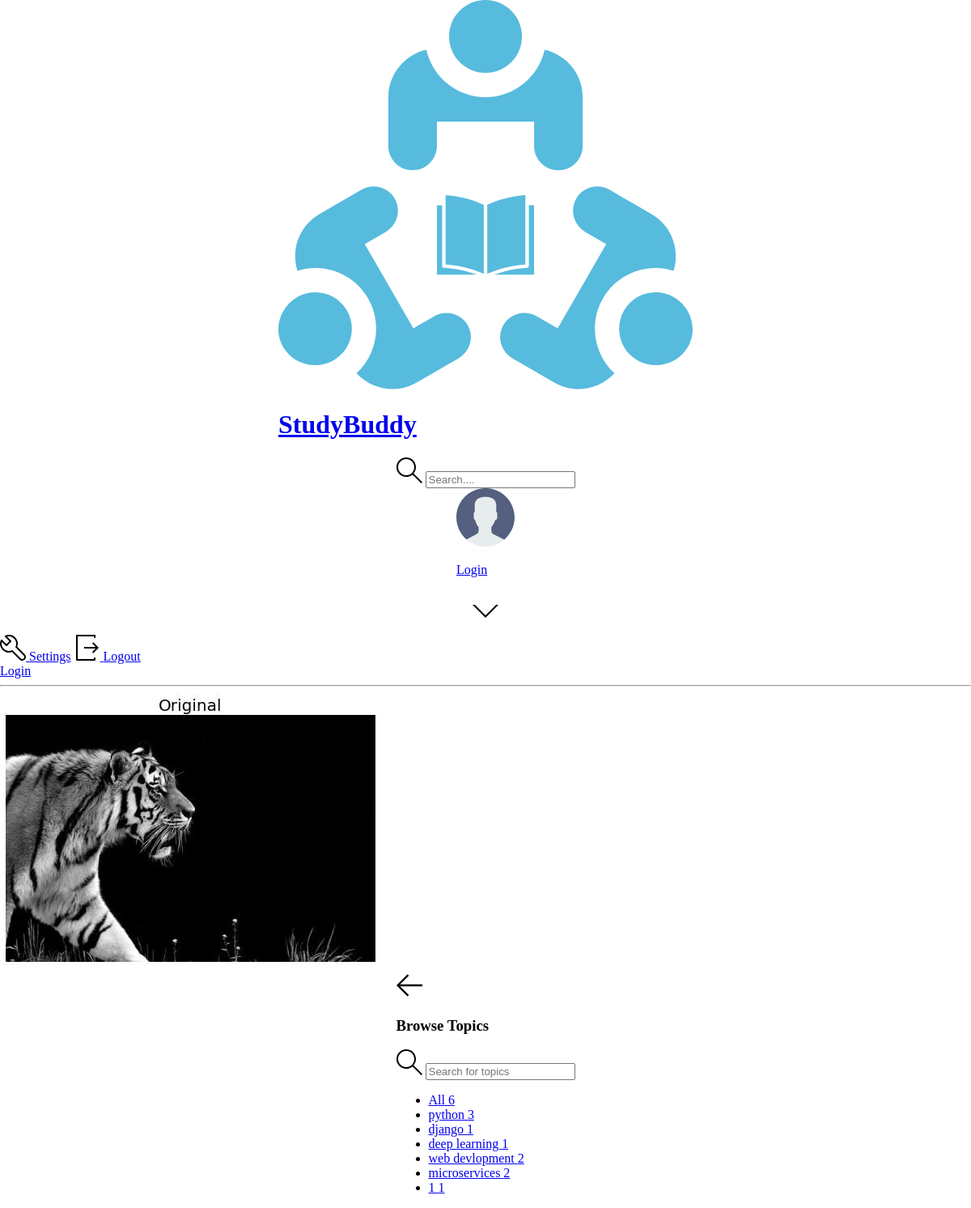
The page /topics/ on the database as committed earlier.
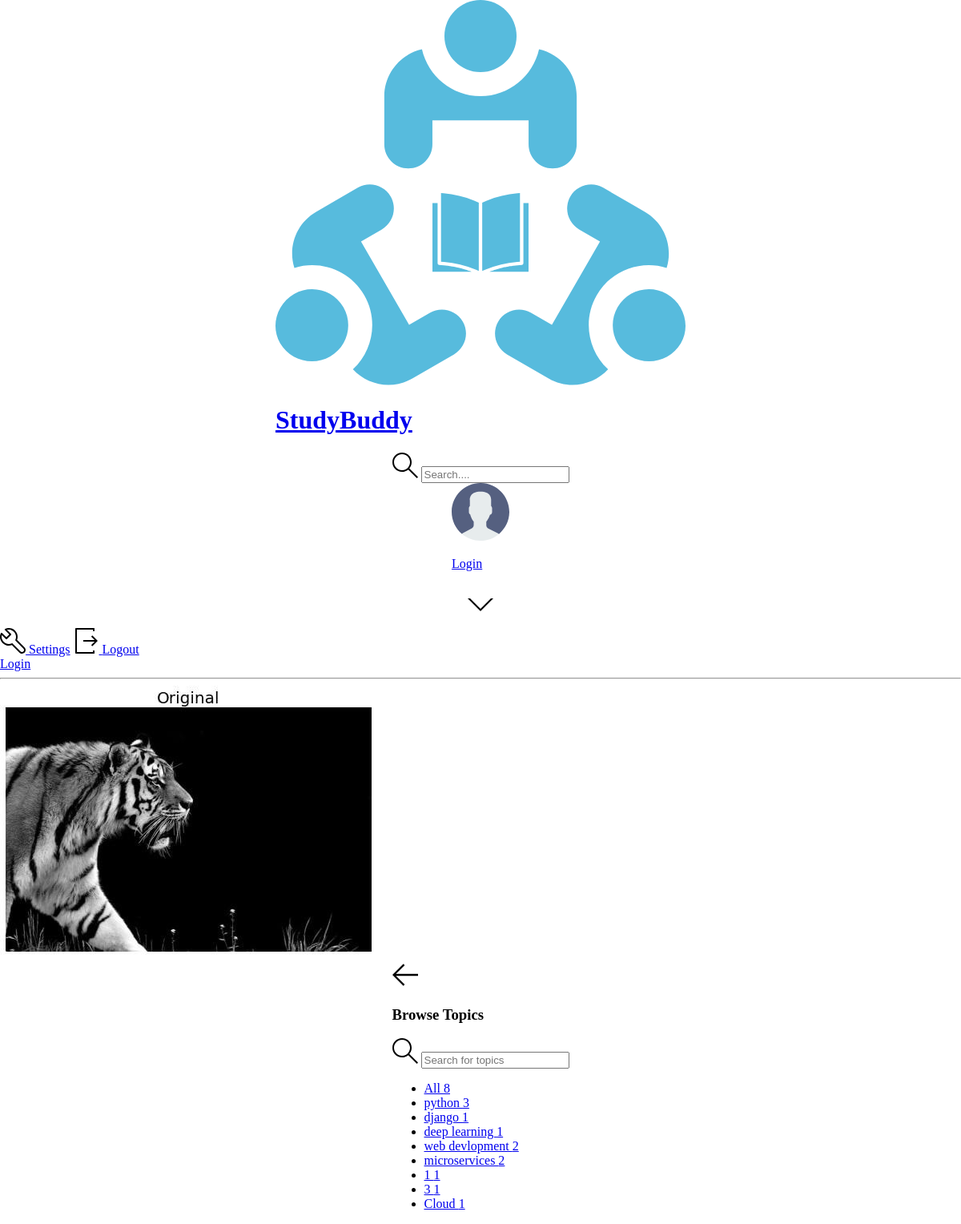
The same page on the database as committed later.
### base/models.py (models this page shows, shortened)
class Topic(models.Model):
    name=models.CharField(max_length=200)

### base/views.py (the view)
# urls.py: path('topics/',views.topicsPage,name='topics'),
def topicsPage(request):
    q = request.GET.get('q') if request.GET.get('q')!=None else ""
    topics=Topic.objects.filter(name__icontains = q)
    return render(request,'topics.html',{'topics':topics})

### templates/topics.html (shortened to what this page needs)
{% extends 'main.html' %}
{% block content %}
<main class="create-room layout">
  <div class="container">
    <div class="layout__box">
      <div class="layout__boxHeader">
        <div class="layout__boxTitle">
          <a href="{% url 'home' %}">
            <svg version="1.1" xmlns="http://www.w3.org/2000/svg" width="32" height="32" viewBox="0 0 32 32">
              <title>arrow-left</title>
              <path
                d="M13.723 2.286l-13.723 13.714 13.719 13.714 1.616-1.611-10.96-10.96h27.625v-2.286h-27.625l10.965-10.965-1.616-1.607z">
              </path>
            </svg>
          </a>
          <h3>Browse Topics</h3>
        </div>
      </div>
      <div class="topics-page layout__body">
        <form action="" method="GET" class="header__search">
          <label>
            <input name="q" placeholder="Search for topics" />
          </label>
        </form>
        <ul class="topics__list">
          <li>
            <a href="{% url 'topics' %}" class="active">All <span>{{topics.count}}</span></a>
          </li>
          {% for topic in topics %}
          <li>
            <a href="{% url 'home' %}?q={{topic.name}}">{{ topic.name }} <span>{{topic.room_set.all.count}}</span></a>
          </li>
          {% endfor %}
        </ul>
      </div>
    </div>
  </div>
</main>
{% endblock content %}

### templates/main.html (shortened to what this page needs)
<!DOCTYPE html>
{% load static %}
<html>
    <head>
        <link rel="stylesheet" href="{% static 'styles/main.css' %}">
    </head>
    <body>
        {% include 'navbar.html' %}
        <img src={% static 'images/sampletiger.jpg' %} />
        {% block content %}
        {% endblock %}
    </body>
</html>

### templates/navbar.html (shortened to what this page needs)
{% load static %}
<header class="header header--loggedIn">
    <div class="container">
      <a href="{% url 'home' %}" class="header__logo">
        <img src="{% static 'images/logo.svg'%}" />
        <h1>StudyBuddy</h1>
      </a>
      <form class="header__search" method="GET" action="{% url 'home' %}">
        <label>
          <input type="text" name="q" placeholder="Search...." />        </label>
      </form>
      <nav class="header__menu">
        {% if request.user.is_authenticated %}
        <div class="header__user">
          <a href="{% url 'user-profile' user.id %}">
            <div class="avatar avatar--medium active">
              <img src="https://randomuser.me/api/portraits/men/37.jpg" />
            </div>
            <p>{{request.user.username}} <span>@{{request.user.username}}</span></p>
          </a>
          {% else %}
        <a href="{% url 'login' %}">
          <img src="{% static 'images/avatar.svg'%}" />
          <p>Login</p>
        </a>
        {% endif %}
          <button class="dropdown-button">
            <svg version="1.1" xmlns="http://www.w3.org/2000/svg" width="32" height="32" viewBox="0 0 32 32">
              <title>chevron-down</title>
              <path d="M16 21l-13-13h-3l16 16 16-16h-3l-13 13z"></path>
            </svg>
          </button>
        </div>
        <div class="dropdown-menu">
          <a href="{% url 'update-user' %}" class="dropdown-link"
            >
            Settings</a
          >
          <a href="{% url 'logout' %}" class="dropdown-link"
            >
            Logout</a
          >
        </div>
  </header>
{% if request.user.is_authenticated %}
<p>Hello {{request.user}}</p>
    <a href="{% url 'logout' %}"> Logout</a>
{% else %}
    <a href="{% url 'login' %}" >Login</a>
{% endif %}
<hr>

### static/styles/main.css (style rules this page uses)
html, body { margin: 0; padding: 0; height: 100%; width: 100%; }
.container { display: flex; width: 100%; height: 100%; background: var(--color-secondary); flex-direction: column; justify-content: center; align-items: center; }
.container h1 { color: var(--font-color); }
.container button { color: var(--font-color); background: var(--color-primary); padding: 10px 20px; border: 0; border-radius: 5px; }

Rows that differ between the two databases and show on the page:
added Topic: name "3", room_set.all.count "1"
added Topic: name "Cloud", room_set.all.count "1"
Other text that changed with them:
{{ topics.count }}: "6" → "8"
